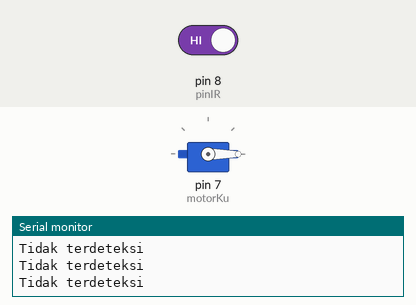
This sketch was run on a simulated Arduino Uno, built with avr-gcc and run on an emulated ATmega328P. On the bench: servo, the last lines printed to the serial monitor. The test bench sets the inputs (shaded band); at power-on: pin 8 (pinIR) HIGH.

Above: at 2.2 s.
2.3 s: pin 8 (pinIR) driven LOW
At 3.2 s:
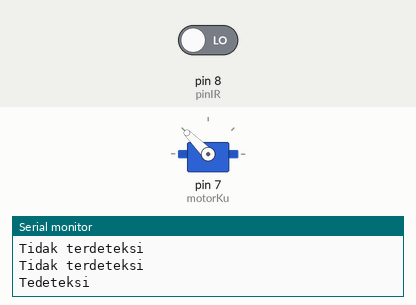
5.3 s: pin 8 (pinIR) driven HIGH
At 6.2 s:
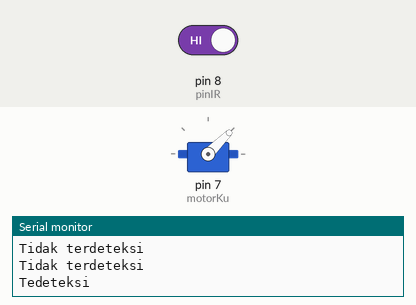
Timing chart, 0 to 8.3 s (numbered marks = the images above; inputs shaded):
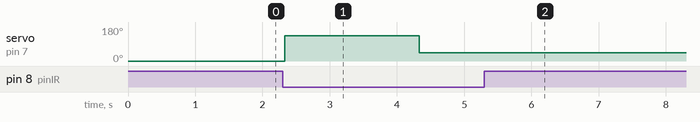

The sketch:

latihanServo.ino
```cpp
#include <Servo.h>                    // menggunakan library
Servo motorKu;                          // motor servo diberi nama motorKu
const int pinIR = 8;

void setup()
{
     pinMode(pinIR, INPUT);
     motorKu.attach(7);               // motor servo dihubungkan ke pin digital 3
     motorKu.write(0);                 // set motor servo ke posisi 0 derajat
     delay(1000);                           // tunggu hingga posisi 0 derajat
     Serial.begin(9600);
}
//int timeDelay = 500;
void loop()
{
//     while (timeDelay > 0) {
     int sensorState = digitalRead(pinIR);

     if(sensorState == LOW){
      Serial.println("Tedeteksi");
     motorKu.write(135);            // set motor servo ke posisi 180 derajat (ke kanan 45 derajat)
     delay(2000);
     motorKu.write(45);            // set motor servo ke posisi 135 derajat (ke kiri 45 derajat)
     delay(2000);
     } else {
      Serial.println("Tidak terdeteksi");
     }

//      timeDelay=timeDelay-100;
//      Serial.println(timeDelay);
//     }


}
```

Measured:
- after the input at 2.3 s, servo on pin 7 (motorKu): 0° → 135° at once, → 45° 2.0 s later
- after the input at 5.3 s, servo on pin 7 (motorKu): stops changing and stays 45°
